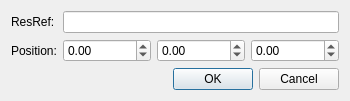
<?xml version="1.0" encoding="UTF-8"?>
<ui version="4.0">
 <class>Dialog</class>
 <widget class="QDialog" name="Dialog">
  <property name="geometry">
   <rect>
    <x>0</x>
    <y>0</y>
    <width>330</width>
    <height>97</height>
   </rect>
  </property>
  <property name="sizePolicy">
   <sizepolicy hsizetype="Fixed" vsizetype="Fixed">
    <horstretch>0</horstretch>
    <verstretch>0</verstretch>
   </sizepolicy>
  </property>
  <property name="windowTitle">
   <string>Edit Sound</string>
  </property>
  <layout class="QVBoxLayout" name="verticalLayout">
   <item>
    <layout class="QFormLayout" name="formLayout">
     <item row="0" column="0">
      <widget class="QLabel" name="label">
       <property name="text">
        <string>ResRef:</string>
       </property>
      </widget>
     </item>
     <item row="0" column="1">
      <widget class="QLineEdit" name="resrefEdit">
       <property name="maxLength">
        <number>16</number>
       </property>
      </widget>
     </item>
     <item row="1" column="0">
      <widget class="QLabel" name="label_2">
       <property name="text">
        <string>Position:</string>
       </property>
      </widget>
     </item>
     <item row="1" column="1">
      <layout class="QHBoxLayout" name="horizontalLayout">
       <item>
        <widget class="QDoubleSpinBox" name="xPosSpin">
         <property name="minimum">
          <double>-1000000.000000000000000</double>
         </property>
         <property name="maximum">
          <double>1000000.000000000000000</double>
         </property>
        </widget>
       </item>
       <item>
        <widget class="QDoubleSpinBox" name="yPosSpin">
         <property name="minimum">
          <double>-1000000.000000000000000</double>
         </property>
         <property name="maximum">
          <double>1000000.000000000000000</double>
         </property>
        </widget>
       </item>
       <item>
        <widget class="QDoubleSpinBox" name="zPosSpin">
         <property name="minimum">
          <double>-1000000.000000000000000</double>
         </property>
         <property name="maximum">
          <double>1000000.000000000000000</double>
         </property>
        </widget>
       </item>
      </layout>
     </item>
    </layout>
   </item>
   <item>
    <widget class="QDialogButtonBox" name="buttonBox">
     <property name="orientation">
      <enum>Qt::Horizontal</enum>
     </property>
     <property name="standardButtons">
      <set>QDialogButtonBox::Cancel|QDialogButtonBox::Ok</set>
     </property>
    </widget>
   </item>
  </layout>
 </widget>
 <resources/>
 <connections>
  <connection>
   <sender>buttonBox</sender>
   <signal>accepted()</signal>
   <receiver>Dialog</receiver>
   <slot>accept()</slot>
   <hints>
    <hint type="sourcelabel">
     <x>248</x>
     <y>254</y>
    </hint>
    <hint type="destinationlabel">
     <x>157</x>
     <y>274</y>
    </hint>
   </hints>
  </connection>
  <connection>
   <sender>buttonBox</sender>
   <signal>rejected()</signal>
   <receiver>Dialog</receiver>
   <slot>reject()</slot>
   <hints>
    <hint type="sourcelabel">
     <x>316</x>
     <y>260</y>
    </hint>
    <hint type="destinationlabel">
     <x>286</x>
     <y>274</y>
    </hint>
   </hints>
  </connection>
 </connections>
</ui>
